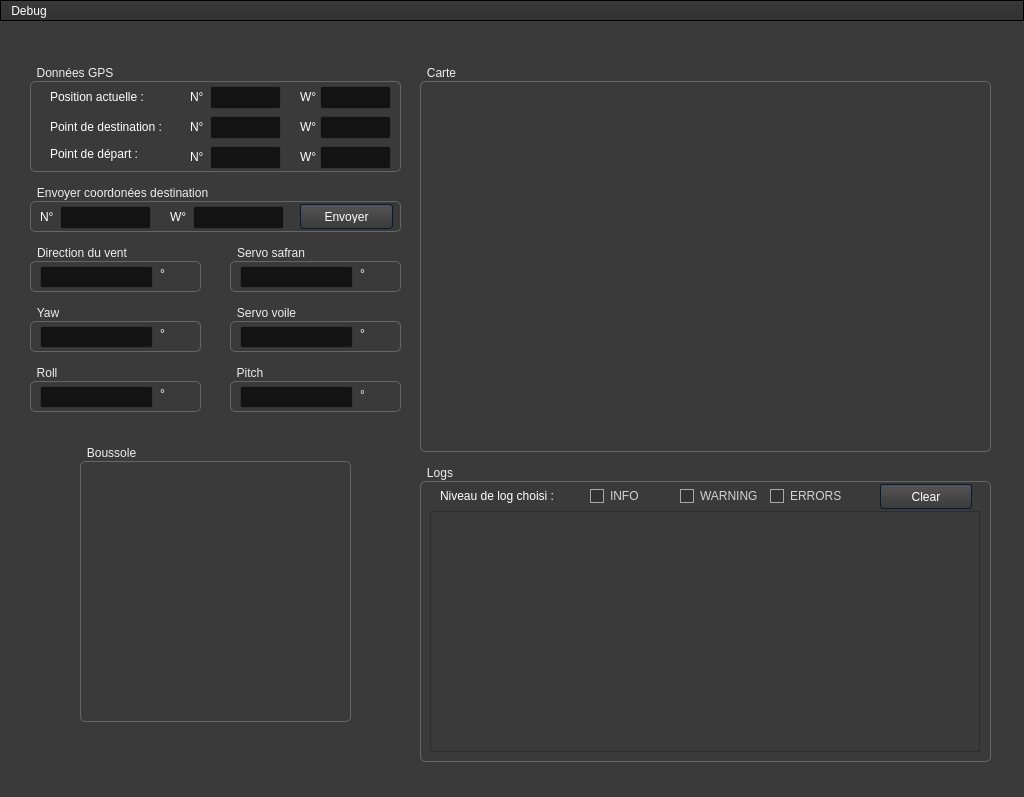
<?xml version="1.0" encoding="UTF-8"?>
<ui version="4.0">
 <class>MainWindow</class>
 <widget class="QMainWindow" name="MainWindow">
  <property name="geometry">
   <rect>
    <x>0</x>
    <y>0</y>
    <width>1024</width>
    <height>797</height>
   </rect>
  </property>
  <property name="windowTitle">
   <string>MainWindow</string>
  </property>
  <property name="styleSheet">
   <string notr="true">/*Copyright (c) DevSec Studio. All rights reserved.

MIT License

Permission is hereby granted, free of charge, to any person obtaining a copy
of this software and associated documentation files (the &quot;Software&quot;), to deal
in the Software without restriction, including without limitation the rights
to use, copy, modify, merge, publish, distribute, sublicense, and/or sell
copies of the Software, and to permit persons to whom the Software is
furnished to do so, subject to the following conditions:

The above copyright notice and this permission notice shall be included in all
copies or substantial portions of the Software.

THE SOFTWARE IS PROVIDED *AS IS*, WITHOUT WARRANTY OF ANY KIND, EXPRESS OR
IMPLIED, INCLUDING BUT NOT LIMITED TO THE WARRANTIES OF MERCHANTABILITY,
FITNESS FOR A PARTICULAR PURPOSE AND NONINFRINGEMENT. IN NO EVENT SHALL THE
AUTHORS OR COPYRIGHT HOLDERS BE LIABLE FOR ANY CLAIM, DAMAGES OR OTHER
LIABILITY, WHETHER IN AN ACTION OF CONTRACT, TORT OR OTHERWISE, ARISING FROM,
OUT OF OR IN CONNECTION WITH THE SOFTWARE OR THE USE OR OTHER DEALINGS IN THE SOFTWARE.
*/

/*-----QWidget-----*/
QWidget
{
	background-color: #3a3a3a;
	color: #fff;
	selection-background-color: #b78620;
	selection-color: #000;

}


/*-----QLabel-----*/
QLabel
{
	background-color: transparent;
	color: #fff;

}


/*-----QMenuBar-----*/
QMenuBar 
{
	background-color: qlineargradient(spread:repeat, x1:1, y1:0, x2:1, y2:1, stop:0 rgba(57, 57, 57, 255),stop:1 rgba(50, 50, 50, 255));
	border: 1px solid #000;
	color: #fff;

}


QMenuBar::item 
{
	background-color: transparent;

}


QMenuBar::item:selected 
{
	background-color: rgba(183, 134, 32, 20%);
	border: 1px solid #b78620;
	color: #fff;

}


QMenuBar::item:pressed 
{
	background-color: rgb(183, 134, 32);
	border: 1px solid #b78620;
	color: #fff;

}


/*-----QMenu-----*/
QMenu
{
    background-color: qlineargradient(spread:repeat, x1:1, y1:0, x2:1, y2:1, stop:0 rgba(57, 57, 57, 255),stop:1 rgba(50, 50, 50, 255));
    border: 1px solid #222;
    padding: 4px;
	color: #fff;

}


QMenu::item
{
    background-color: transparent;
    padding: 2px 20px 2px 20px;

}


QMenu::separator
{
   	background-color: rgb(183, 134, 32);
	height: 1px;

}


QMenu::item:disabled
{
    color: #555;
    background-color: transparent;
    padding: 2px 20px 2px 20px;

}


QMenu::item:selected
{
	background-color: rgba(183, 134, 32, 20%);
	border: 1px solid #b78620;
	color: #fff;

}


/*-----QToolBar-----*/
QToolBar
{
	background-color: qlineargradient(spread:repeat, x1:1, y1:0, x2:1, y2:1, stop:0 rgba(69, 69, 69, 255),stop:1 rgba(58, 58, 58, 255));
	border-top: none;
	border-bottom: 1px solid #4f4f4f;
	border-left: 1px solid #4f4f4f;
	border-right: 1px solid #4f4f4f;

}


QToolBar::separator
{
	background-color: #2e2e2e;
	width: 1px;

}


/*-----QToolButton-----*/
QToolButton 
{
	background-color: transparent;
	color: #fff;
	padding: 5px;
	padding-left: 8px;
	padding-right: 8px;
	margin-left: 1px;
}


QToolButton:hover
{
	background-color: rgba(183, 134, 32, 20%);
	border: 1px solid #b78620;
	color: #fff;
	
}


QToolButton:pressed
{
	background-color: qlineargradient(spread:repeat, x1:1, y1:0, x2:1, y2:1, stop:0 rgba(57, 57, 57, 255),stop:1 rgba(50, 50, 50, 255));
	border: 1px solid #b78620;

}


QToolButton:checked
{
	background-color: qlineargradient(spread:repeat, x1:1, y1:0, x2:1, y2:1, stop:0 rgba(57, 57, 57, 255),stop:1 rgba(50, 50, 50, 255));
	border: 1px solid #222;
}


/*-----QPushButton-----*/
QPushButton
{
	background-color: qlineargradient(spread:repeat, x1:1, y1:0, x2:1, y2:1, stop:0 rgba(84, 84, 84, 255),stop:1 rgba(59, 59, 59, 255));
	color: #ffffff;
	min-width: 80px;
	border-style: solid;
	border-width: 1px;
	border-radius: 3px;
	border-color: #051a39;
	padding: 5px;

}


QPushButton::flat
{
	background-color: transparent;
	border: none;
	color: #fff;

}


QPushButton::disabled
{
	background-color: #404040;
	color: #656565;
	border-color: #051a39;

}


QPushButton::hover
{
	background-color: rgba(183, 134, 32, 20%);
	border: 1px solid #b78620;

}


QPushButton::pressed
{
	background-color: qlineargradient(spread:repeat, x1:1, y1:0, x2:1, y2:1, stop:0 rgba(74, 74, 74, 255),stop:1 rgba(49, 49, 49, 255));
	border: 1px solid #b78620;

}


QPushButton::checked
{
	background-color: qlineargradient(spread:repeat, x1:1, y1:0, x2:1, y2:1, stop:0 rgba(74, 74, 74, 255),stop:1 rgba(49, 49, 49, 255));
	border: 1px solid #222;

}


/*-----QLineEdit-----*/
QLineEdit
{
	background-color: #131313;
	color : #eee;
	border: 1px solid #343434;
	border-radius: 2px;
	padding: 3px;
	padding-left: 5px;

}


/*-----QPlainTExtEdit-----*/
QPlainTextEdit
{
	background-color: #131313;
	color : #eee;
	border: 1px solid #343434;
	border-radius: 2px;
	padding: 3px;
	padding-left: 5px;

}


/*-----QTabBar-----*/
QTabBar::tab
{
	background-color: qlineargradient(spread:repeat, x1:1, y1:0, x2:1, y2:1, stop:0 rgba(84, 84, 84, 255),stop:1 rgba(59, 59, 59, 255));
	color: #ffffff;
	border-style: solid;
	border-width: 1px;
	border-color: #666;
	border-bottom: none;
	padding: 5px;
	padding-left: 15px;
	padding-right: 15px;

}


QTabWidget::pane 
{
	background-color: red;
	border: 1px solid #666;
	top: 1px;

}


QTabBar::tab:last
{
	margin-right: 0; 

}


QTabBar::tab:first:!selected
{
	background-color: #0c0c0d;
	margin-left: 0px;

}


QTabBar::tab:!selected
{
	color: #b1b1b1;
	border-bottom-style: solid;
	background-color: #0c0c0d;

}


QTabBar::tab:selected
{
	margin-bottom: 0px;

}


QTabBar::tab:!selected:hover
{
	border-top-color: #b78620;

}


/*-----QComboBox-----*/
QComboBox
{
    background-color: qlineargradient(spread:repeat, x1:1, y1:0, x2:1, y2:1, stop:0 rgba(84, 84, 84, 255),stop:1 rgba(59, 59, 59, 255));
    border: 1px solid #000;
    padding-left: 6px;
    color: #ffffff;
    height: 20px;

}


QComboBox::disabled
{
	background-color: #404040;
	color: #656565;
	border-color: #051a39;

}


QComboBox:on
{
    background-color: #b78620;
	color: #000;

}


QComboBox QAbstractItemView
{
    background-color: #383838;
    color: #ffffff;
    border: 1px solid black;
    selection-background-color: #b78620;
    outline: 0;

}


QComboBox::drop-down
{
	background-color: qlineargradient(spread:repeat, x1:1, y1:0, x2:1, y2:1, stop:0 rgba(57, 57, 57, 255),stop:1 rgba(50, 50, 50, 255));
    subcontrol-origin: padding;
    subcontrol-position: top right;
    width: 15px;
    border-left-width: 1px;
    border-left-color: black;
    border-left-style: solid; 

}


QComboBox::down-arrow
{
    image: url(://arrow-down.png);
    width: 8px;
    height: 8px;
}


/*-----QSpinBox &amp; QDateTimeEdit-----*/
QSpinBox,
QDateTimeEdit 
{
    background-color: #131313;
	color : #eee;
	border: 1px solid #343434;
	padding: 3px;
	padding-left: 5px;
    border-radius : 2px;

}


QSpinBox::up-button, 
QDateTimeEdit::up-button
{
	border-top-right-radius:2px;
	background-color: #777777;
    width: 16px; 
    border-width: 1px;

}


QSpinBox::up-button:hover, 
QDateTimeEdit::up-button:hover
{
	background-color: #585858;

}


QSpinBox::up-button:pressed, 
QDateTimeEdit::up-button:pressed
{
	background-color: #252525;
    width: 16px; 
    border-width: 1px;

}


QSpinBox::up-arrow,
QDateTimeEdit::up-arrow
{
    image: url(://arrow-up.png);
    width: 7px;
    height: 7px;

}


QSpinBox::down-button, 
QDateTimeEdit::down-button
{
	border-bottom-right-radius:2px;
	background-color: #777777;
    width: 16px; 
    border-width: 1px;

}


QSpinBox::down-button:hover, 
QDateTimeEdit::down-button:hover
{
	background-color: #585858;

}


QSpinBox::down-button:pressed, 
QDateTimeEdit::down-button:pressed
{
	background-color: #252525;
    width: 16px; 
    border-width: 1px;

}


QSpinBox::down-arrow,
QDateTimeEdit::down-arrow
{
    image: url(://arrow-down.png);
    width: 7px;
    height: 7px;

}


/*-----QGroupBox-----*/
QGroupBox 
{
    border: 1px solid;
    border-color: #666666;
	border-radius: 5px;
    margin-top: 20px;

}


QGroupBox::title  
{
    background-color: transparent;
    color: #eee;
    subcontrol-origin: margin;
    padding: 5px;
	border-top-left-radius: 3px;
	border-top-right-radius: 3px;

}


/*-----QHeaderView-----*/
QHeaderView::section
{
    background-color: qlineargradient(spread:repeat, x1:1, y1:0, x2:1, y2:1, stop:0 rgba(60, 60, 60, 255),stop:1 rgba(50, 50, 50, 255));
	border: 1px solid #000;
    color: #fff;
    text-align: left;
	padding: 4px;
	
}


QHeaderView::section:disabled
{
    background-color: #525251;
    color: #656565;

}


QHeaderView::section:checked
{
    background-color: qlineargradient(spread:repeat, x1:1, y1:0, x2:1, y2:1, stop:0 rgba(60, 60, 60, 255),stop:1 rgba(50, 50, 50, 255));
    color: #fff;

}


QHeaderView::section::vertical::first,
QHeaderView::section::vertical::only-one
{
    border-top: 1px solid #353635;

}


QHeaderView::section::vertical
{
    border-top: 1px solid #353635;

}


QHeaderView::section::horizontal::first,
QHeaderView::section::horizontal::only-one
{
    border-left: 1px solid #353635;

}


QHeaderView::section::horizontal
{
    border-left: 1px solid #353635;

}


QTableCornerButton::section
{
    background-color: qlineargradient(spread:repeat, x1:1, y1:0, x2:1, y2:1, stop:0 rgba(60, 60, 60, 255),stop:1 rgba(50, 50, 50, 255));
	border: 1px solid #000;
    color: #fff;

}


/*-----QTreeWidget-----*/
QTreeView
{
	show-decoration-selected: 1;
	alternate-background-color: #3a3a3a;
	selection-color: #fff;
	background-color: #2d2d2d;
	border: 1px solid gray;
	padding-top : 5px;
	color: #fff;
	font: 8pt;

}


QTreeView::item:selected
{
	color:#fff;
	background-color: #b78620;
	border-radius: 0px;

}


QTreeView::item:!selected:hover
{
    background-color: #262626;
    border: none;
    color: white;

}


QTreeView::branch:has-children:!has-siblings:closed,
QTreeView::branch:closed:has-children:has-siblings 
{
	image: url(://tree-closed.png);

}


QTreeView::branch:open:has-children:!has-siblings,
QTreeView::branch:open:has-children:has-siblings  
{
	image: url(://tree-open.png);

}


/*-----QListView-----*/
QListView 
{
	background-color: qlineargradient(spread:repeat, x1:1, y1:0, x2:1, y2:1, stop:0 rgba(83, 83, 83, 255),stop:0.293269 rgba(81, 81, 81, 255),stop:0.634615 rgba(79, 79, 79, 255),stop:1 rgba(83, 83, 83, 255));
    border : none;
    color: white;
    show-decoration-selected: 1; 
    outline: 0;
	border: 1px solid gray;

}


QListView::disabled 
{
	background-color: #656565;
	color: #1b1b1b;
    border: 1px solid #656565;

}


QListView::item 
{
	background-color: #2d2d2d;
    padding: 1px;

}


QListView::item:alternate 
{
    background-color: #3a3a3a;

}


QListView::item:selected 
{
	background-color: #b78620;
	border: 1px solid #b78620;
	color: #fff;

}


QListView::item:selected:!active 
{
	background-color: #b78620;
	border: 1px solid #b78620;
	color: #fff;

}


QListView::item:selected:active 
{
	background-color: #b78620;
	border: 1px solid #b78620;
	color: #fff;

}


QListView::item:hover {
    background-color: #262626;
    border: none;
    color: white;

}


/*-----QCheckBox-----*/
QCheckBox
{
	background-color: transparent;
    color: lightgray;
	border: none;

}


QCheckBox::indicator
{
    background-color: #323232;
    border: 1px solid darkgray;
    width: 12px;
    height: 12px;

}


QCheckBox::indicator:checked
{
    image:url(&quot;./ressources/check.png&quot;);
	background-color: #b78620;
    border: 1px solid #3a546e;

}


QCheckBox::indicator:unchecked:hover
{
	border: 1px solid #b78620; 

}


QCheckBox::disabled
{
	color: #656565;

}


QCheckBox::indicator:disabled
{
	background-color: #656565;
	color: #656565;
    border: 1px solid #656565;

}


/*-----QRadioButton-----*/
QRadioButton 
{
	color: lightgray;
	background-color: transparent;

}


QRadioButton::indicator::unchecked:hover 
{
	background-color: lightgray;
	border: 2px solid #b78620;
	border-radius: 6px;
}


QRadioButton::indicator::checked 
{
	border: 2px solid #b78620;
	border-radius: 6px;
	background-color: rgba(183,134,32,20%);  
	width: 9px; 
	height: 9px; 

}


/*-----QSlider-----*/
QSlider::groove:horizontal 
{
	background-color: transparent;
	height: 3px;

}


QSlider::sub-page:horizontal 
{
	background-color: #b78620;

}


QSlider::add-page:horizontal 
{
	background-color: #131313;

}


QSlider::handle:horizontal 
{
	background-color: #b78620;
	width: 14px;
	margin-top: -6px;
	margin-bottom: -6px;
	border-radius: 6px;

}


QSlider::handle:horizontal:hover 
{
	background-color: #d89e25;
	border-radius: 6px;

}


QSlider::sub-page:horizontal:disabled 
{
	background-color: #bbb;
	border-color: #999;

}


QSlider::add-page:horizontal:disabled 
{
	background-color: #eee;
	border-color: #999;

}


QSlider::handle:horizontal:disabled 
{
	background-color: #eee;
	border: 1px solid #aaa;
	border-radius: 3px;

}


/*-----QScrollBar-----*/
QScrollBar:horizontal
{
    border: 1px solid #222222;
    background-color: #3d3d3d;
    height: 15px;
    margin: 0px 16px 0 16px;

}


QScrollBar::handle:horizontal
{
	background-color: qlineargradient(spread:repeat, x1:1, y1:0, x2:1, y2:1, stop:0 rgba(97, 97, 97, 255),stop:1 rgba(90, 90, 90, 255));
	border: 1px solid #2d2d2d;
    min-height: 20px;

}


QScrollBar::add-line:horizontal
{
	background-color: qlineargradient(spread:repeat, x1:1, y1:0, x2:1, y2:1, stop:0 rgba(97, 97, 97, 255),stop:1 rgba(90, 90, 90, 255));
	border: 1px solid #2d2d2d;
    width: 15px;
    subcontrol-position: right;
    subcontrol-origin: margin;

}


QScrollBar::sub-line:horizontal
{
	background-color: qlineargradient(spread:repeat, x1:1, y1:0, x2:1, y2:1, stop:0 rgba(97, 97, 97, 255),stop:1 rgba(90, 90, 90, 255));
	border: 1px solid #2d2d2d;
    width: 15px;
    subcontrol-position: left;
    subcontrol-origin: margin;

}


QScrollBar::right-arrow:horizontal
{
    image: url(://arrow-right.png);
    width: 6px;
    height: 6px;

}


QScrollBar::left-arrow:horizontal
{
    image: url(://arrow-left.png);
    width: 6px;
    height: 6px;

}


QScrollBar::add-page:horizontal, QScrollBar::sub-page:horizontal
{
    background: none;

}


QScrollBar:vertical
{
    background-color: #3d3d3d;
    width: 16px;
	border: 1px solid #2d2d2d;
    margin: 16px 0px 16px 0px;

}


QScrollBar::handle:vertical
{
    background-color: qlineargradient(spread:repeat, x1:1, y1:0, x2:1, y2:1, stop:0 rgba(97, 97, 97, 255),stop:1 rgba(90, 90, 90, 255));
	border: 1px solid #2d2d2d;
    min-height: 20px;

}


QScrollBar::add-line:vertical
{
	background-color: qlineargradient(spread:repeat, x1:1, y1:0, x2:1, y2:1, stop:0 rgba(97, 97, 97, 255),stop:1 rgba(90, 90, 90, 255));
	border: 1px solid #2d2d2d;
    height: 15px;
    subcontrol-position: bottom;
    subcontrol-origin: margin;

}


QScrollBar::sub-line:vertical
{
	background-color: qlineargradient(spread:repeat, x1:1, y1:0, x2:1, y2:1, stop:0 rgba(97, 97, 97, 255),stop:1 rgba(90, 90, 90, 255));
	border: 1px solid #2d2d2d;
    height: 15px;
    subcontrol-position: top;
    subcontrol-origin: margin;

}


QScrollBar::up-arrow:vertical
{
    image: url(://arrow-up.png);
    width: 6px;
    height: 6px;

}


QScrollBar::down-arrow:vertical
{
    image: url(://arrow-down.png);
    width: 6px;
    height: 6px;

}


QScrollBar::add-page:vertical, QScrollBar::sub-page:vertical
{
    background: none;

}


/*-----QProgressBar-----*/
QProgressBar
{
    border: 1px solid #666666;
    text-align: center;
	color: #000;
	font-weight: bold;

}


QProgressBar::chunk
{
    background-color: #b78620;
    width: 30px;
    margin: 0.5px;

}

</string>
  </property>
  <widget class="QWidget" name="centralwidget">
   <widget class="QGroupBox" name="groupBox">
    <property name="geometry">
     <rect>
      <x>30</x>
      <y>40</y>
      <width>371</width>
      <height>111</height>
     </rect>
    </property>
    <property name="title">
     <string>Données GPS</string>
    </property>
    <widget class="QLabel" name="label">
     <property name="geometry">
      <rect>
       <x>20</x>
       <y>28</y>
       <width>111</width>
       <height>16</height>
      </rect>
     </property>
     <property name="text">
      <string>Position actuelle :</string>
     </property>
    </widget>
    <widget class="QLabel" name="label_2">
     <property name="geometry">
      <rect>
       <x>20</x>
       <y>58</y>
       <width>131</width>
       <height>16</height>
      </rect>
     </property>
     <property name="text">
      <string>Point de destination :</string>
     </property>
    </widget>
    <widget class="QLabel" name="label_3">
     <property name="geometry">
      <rect>
       <x>20</x>
       <y>85</y>
       <width>131</width>
       <height>16</height>
      </rect>
     </property>
     <property name="text">
      <string>Point de départ :</string>
     </property>
    </widget>
    <widget class="QLabel" name="label_4">
     <property name="geometry">
      <rect>
       <x>160</x>
       <y>25</y>
       <width>16</width>
       <height>21</height>
      </rect>
     </property>
     <property name="text">
      <string>N°</string>
     </property>
    </widget>
    <widget class="QLabel" name="label_5">
     <property name="geometry">
      <rect>
       <x>270</x>
       <y>25</y>
       <width>21</width>
       <height>21</height>
      </rect>
     </property>
     <property name="text">
      <string>W°</string>
     </property>
    </widget>
    <widget class="QLabel" name="label_6">
     <property name="geometry">
      <rect>
       <x>270</x>
       <y>55</y>
       <width>21</width>
       <height>21</height>
      </rect>
     </property>
     <property name="text">
      <string>W°</string>
     </property>
    </widget>
    <widget class="QLabel" name="label_7">
     <property name="geometry">
      <rect>
       <x>160</x>
       <y>55</y>
       <width>16</width>
       <height>21</height>
      </rect>
     </property>
     <property name="text">
      <string>N°</string>
     </property>
    </widget>
    <widget class="QLabel" name="label_8">
     <property name="geometry">
      <rect>
       <x>270</x>
       <y>85</y>
       <width>21</width>
       <height>21</height>
      </rect>
     </property>
     <property name="text">
      <string>W°</string>
     </property>
    </widget>
    <widget class="QLabel" name="label_9">
     <property name="geometry">
      <rect>
       <x>160</x>
       <y>85</y>
       <width>16</width>
       <height>21</height>
      </rect>
     </property>
     <property name="text">
      <string>N°</string>
     </property>
    </widget>
    <widget class="QLineEdit" name="lineEdit_location_N">
     <property name="geometry">
      <rect>
       <x>180</x>
       <y>25</y>
       <width>71</width>
       <height>23</height>
      </rect>
     </property>
    </widget>
    <widget class="QLineEdit" name="lineEdit_dest_location_N">
     <property name="geometry">
      <rect>
       <x>180</x>
       <y>55</y>
       <width>71</width>
       <height>23</height>
      </rect>
     </property>
    </widget>
    <widget class="QLineEdit" name="lineEdit_init_location_N">
     <property name="geometry">
      <rect>
       <x>180</x>
       <y>85</y>
       <width>71</width>
       <height>23</height>
      </rect>
     </property>
    </widget>
    <widget class="QLineEdit" name="lineEdit_location_W">
     <property name="geometry">
      <rect>
       <x>290</x>
       <y>25</y>
       <width>71</width>
       <height>23</height>
      </rect>
     </property>
    </widget>
    <widget class="QLineEdit" name="lineEdit_dest_location_W">
     <property name="geometry">
      <rect>
       <x>290</x>
       <y>55</y>
       <width>71</width>
       <height>23</height>
      </rect>
     </property>
    </widget>
    <widget class="QLineEdit" name="lineEdit_init_location_W">
     <property name="geometry">
      <rect>
       <x>290</x>
       <y>85</y>
       <width>71</width>
       <height>23</height>
      </rect>
     </property>
    </widget>
   </widget>
   <widget class="QGroupBox" name="groupBox_2">
    <property name="geometry">
     <rect>
      <x>80</x>
      <y>420</y>
      <width>271</width>
      <height>281</height>
     </rect>
    </property>
    <property name="title">
     <string>Boussole</string>
    </property>
    <widget class="QLabel" name="label_image_compass">
     <property name="geometry">
      <rect>
       <x>10</x>
       <y>20</y>
       <width>250</width>
       <height>250</height>
      </rect>
     </property>
     <property name="text">
      <string/>
     </property>
    </widget>
    <widget class="QLabel" name="label_red_arrow">
     <property name="geometry">
      <rect>
       <x>81</x>
       <y>90</y>
       <width>111</width>
       <height>111</height>
      </rect>
     </property>
     <property name="text">
      <string/>
     </property>
    </widget>
   </widget>
   <widget class="QGroupBox" name="groupBox_3">
    <property name="geometry">
     <rect>
      <x>30</x>
      <y>220</y>
      <width>171</width>
      <height>51</height>
     </rect>
    </property>
    <property name="title">
     <string>Direction du vent</string>
    </property>
    <widget class="QLineEdit" name="lineEdit_wind_direction">
     <property name="geometry">
      <rect>
       <x>10</x>
       <y>25</y>
       <width>113</width>
       <height>22</height>
      </rect>
     </property>
    </widget>
    <widget class="QLabel" name="label_15">
     <property name="geometry">
      <rect>
       <x>130</x>
       <y>25</y>
       <width>31</width>
       <height>16</height>
      </rect>
     </property>
     <property name="text">
      <string>°</string>
     </property>
    </widget>
   </widget>
   <widget class="QGroupBox" name="groupBox_4">
    <property name="geometry">
     <rect>
      <x>30</x>
      <y>280</y>
      <width>171</width>
      <height>51</height>
     </rect>
    </property>
    <property name="title">
     <string>Yaw</string>
    </property>
    <widget class="QLineEdit" name="lineEdit_yaw">
     <property name="geometry">
      <rect>
       <x>10</x>
       <y>25</y>
       <width>113</width>
       <height>22</height>
      </rect>
     </property>
    </widget>
    <widget class="QLabel" name="label_16">
     <property name="geometry">
      <rect>
       <x>130</x>
       <y>25</y>
       <width>31</width>
       <height>16</height>
      </rect>
     </property>
     <property name="text">
      <string>°</string>
     </property>
    </widget>
   </widget>
   <widget class="QGroupBox" name="groupBox_5">
    <property name="geometry">
     <rect>
      <x>230</x>
      <y>220</y>
      <width>171</width>
      <height>51</height>
     </rect>
    </property>
    <property name="title">
     <string>Servo safran</string>
    </property>
    <widget class="QLineEdit" name="lineEdit_servo_safran">
     <property name="geometry">
      <rect>
       <x>10</x>
       <y>25</y>
       <width>113</width>
       <height>22</height>
      </rect>
     </property>
    </widget>
    <widget class="QLabel" name="label_17">
     <property name="geometry">
      <rect>
       <x>130</x>
       <y>25</y>
       <width>31</width>
       <height>16</height>
      </rect>
     </property>
     <property name="text">
      <string>°</string>
     </property>
    </widget>
   </widget>
   <widget class="QGroupBox" name="groupBox_6">
    <property name="geometry">
     <rect>
      <x>230</x>
      <y>280</y>
      <width>171</width>
      <height>51</height>
     </rect>
    </property>
    <property name="title">
     <string>Servo voile</string>
    </property>
    <widget class="QLineEdit" name="lineEdit_servo_voile">
     <property name="geometry">
      <rect>
       <x>10</x>
       <y>25</y>
       <width>113</width>
       <height>22</height>
      </rect>
     </property>
    </widget>
    <widget class="QLabel" name="label_18">
     <property name="geometry">
      <rect>
       <x>130</x>
       <y>25</y>
       <width>31</width>
       <height>16</height>
      </rect>
     </property>
     <property name="text">
      <string>°</string>
     </property>
    </widget>
   </widget>
   <widget class="QGroupBox" name="groupBox_7">
    <property name="geometry">
     <rect>
      <x>30</x>
      <y>160</y>
      <width>371</width>
      <height>51</height>
     </rect>
    </property>
    <property name="title">
     <string>Envoyer coordonées destination</string>
    </property>
    <widget class="QLabel" name="label_13">
     <property name="geometry">
      <rect>
       <x>140</x>
       <y>25</y>
       <width>21</width>
       <height>21</height>
      </rect>
     </property>
     <property name="text">
      <string>W°</string>
     </property>
    </widget>
    <widget class="QLabel" name="label_14">
     <property name="geometry">
      <rect>
       <x>10</x>
       <y>25</y>
       <width>16</width>
       <height>21</height>
      </rect>
     </property>
     <property name="text">
      <string>N°</string>
     </property>
    </widget>
    <widget class="QLineEdit" name="lineEdit_new_dest_location_W">
     <property name="geometry">
      <rect>
       <x>163</x>
       <y>25</y>
       <width>91</width>
       <height>23</height>
      </rect>
     </property>
     <property name="text">
      <string/>
     </property>
    </widget>
    <widget class="QLineEdit" name="lineEdit_new_dest_location_N">
     <property name="geometry">
      <rect>
       <x>30</x>
       <y>25</y>
       <width>91</width>
       <height>23</height>
      </rect>
     </property>
    </widget>
    <widget class="QPushButton" name="pushButton_change_dest_coordinates">
     <property name="geometry">
      <rect>
       <x>270</x>
       <y>23</y>
       <width>93</width>
       <height>25</height>
      </rect>
     </property>
     <property name="styleSheet">
      <string notr="true"/>
     </property>
     <property name="text">
      <string>Envoyer</string>
     </property>
    </widget>
   </widget>
   <widget class="QGroupBox" name="groupBox_8">
    <property name="geometry">
     <rect>
      <x>420</x>
      <y>40</y>
      <width>571</width>
      <height>391</height>
     </rect>
    </property>
    <property name="title">
     <string>Carte</string>
    </property>
    <widget class="QLabel" name="label_image_map">
     <property name="geometry">
      <rect>
       <x>10</x>
       <y>20</y>
       <width>551</width>
       <height>361</height>
      </rect>
     </property>
     <property name="text">
      <string/>
     </property>
    </widget>
    <widget class="QLabel" name="label_boat">
     <property name="geometry">
      <rect>
       <x>190</x>
       <y>200</y>
       <width>20</width>
       <height>20</height>
      </rect>
     </property>
     <property name="text">
      <string/>
     </property>
    </widget>
   </widget>
   <widget class="QGroupBox" name="groupBox_9">
    <property name="geometry">
     <rect>
      <x>420</x>
      <y>440</y>
      <width>571</width>
      <height>301</height>
     </rect>
    </property>
    <property name="title">
     <string>Logs</string>
    </property>
    <widget class="QLabel" name="label_20">
     <property name="geometry">
      <rect>
       <x>20</x>
       <y>27</y>
       <width>131</width>
       <height>16</height>
      </rect>
     </property>
     <property name="text">
      <string>Niveau de log choisi :</string>
     </property>
    </widget>
    <widget class="QCheckBox" name="checkBox_log_level_info">
     <property name="geometry">
      <rect>
       <x>170</x>
       <y>25</y>
       <width>81</width>
       <height>20</height>
      </rect>
     </property>
     <property name="text">
      <string>INFO</string>
     </property>
     <property name="checked">
      <bool>true</bool>
     </property>
    </widget>
    <widget class="QCheckBox" name="checkBox_log_level_errors">
     <property name="geometry">
      <rect>
       <x>350</x>
       <y>25</y>
       <width>81</width>
       <height>20</height>
      </rect>
     </property>
     <property name="text">
      <string>ERRORS</string>
     </property>
     <property name="checked">
      <bool>true</bool>
     </property>
    </widget>
    <widget class="QCheckBox" name="checkBox_log_level_warnings">
     <property name="geometry">
      <rect>
       <x>260</x>
       <y>25</y>
       <width>81</width>
       <height>20</height>
      </rect>
     </property>
     <property name="text">
      <string>WARNING</string>
     </property>
     <property name="checked">
      <bool>true</bool>
     </property>
    </widget>
    <widget class="QTextEdit" name="textEdit_logs">
     <property name="geometry">
      <rect>
       <x>10</x>
       <y>50</y>
       <width>550</width>
       <height>241</height>
      </rect>
     </property>
     <property name="html">
      <string>&lt;!DOCTYPE HTML PUBLIC &quot;-//W3C//DTD HTML 4.0//EN&quot; &quot;http://www.w3.org/TR/REC-html40/strict.dtd&quot;&gt;
&lt;html&gt;&lt;head&gt;&lt;meta name=&quot;qrichtext&quot; content=&quot;1&quot; /&gt;&lt;style type=&quot;text/css&quot;&gt;
p, li { white-space: pre-wrap; }
&lt;/style&gt;&lt;/head&gt;&lt;body style=&quot; font-family:'MS Shell Dlg 2'; font-size:7.8pt; font-weight:400; font-style:normal;&quot;&gt;
&lt;p style=&quot;-qt-paragraph-type:empty; margin-top:0px; margin-bottom:0px; margin-left:0px; margin-right:0px; -qt-block-indent:0; text-indent:0px;&quot;&gt;&lt;br /&gt;&lt;/p&gt;&lt;/body&gt;&lt;/html&gt;</string>
     </property>
    </widget>
    <widget class="QPushButton" name="pushButton_clear_console">
     <property name="geometry">
      <rect>
       <x>460</x>
       <y>23</y>
       <width>92</width>
       <height>25</height>
      </rect>
     </property>
     <property name="text">
      <string>Clear</string>
     </property>
    </widget>
   </widget>
   <widget class="QGroupBox" name="groupBox_11">
    <property name="geometry">
     <rect>
      <x>230</x>
      <y>340</y>
      <width>171</width>
      <height>51</height>
     </rect>
    </property>
    <property name="title">
     <string>Pitch</string>
    </property>
    <widget class="QLineEdit" name="lineEdit_pitch">
     <property name="geometry">
      <rect>
       <x>10</x>
       <y>25</y>
       <width>113</width>
       <height>22</height>
      </rect>
     </property>
    </widget>
    <widget class="QLabel" name="label_19">
     <property name="geometry">
      <rect>
       <x>130</x>
       <y>26</y>
       <width>31</width>
       <height>16</height>
      </rect>
     </property>
     <property name="text">
      <string>°</string>
     </property>
    </widget>
   </widget>
   <widget class="QGroupBox" name="groupBox_12">
    <property name="geometry">
     <rect>
      <x>30</x>
      <y>340</y>
      <width>171</width>
      <height>51</height>
     </rect>
    </property>
    <property name="title">
     <string>Roll</string>
    </property>
    <widget class="QLineEdit" name="lineEdit_roll">
     <property name="geometry">
      <rect>
       <x>10</x>
       <y>25</y>
       <width>113</width>
       <height>22</height>
      </rect>
     </property>
    </widget>
    <widget class="QLabel" name="label_21">
     <property name="geometry">
      <rect>
       <x>130</x>
       <y>25</y>
       <width>31</width>
       <height>16</height>
      </rect>
     </property>
     <property name="text">
      <string>°</string>
     </property>
    </widget>
   </widget>
  </widget>
  <widget class="QMenuBar" name="menubar">
   <property name="geometry">
    <rect>
     <x>0</x>
     <y>0</y>
     <width>1024</width>
     <height>28</height>
    </rect>
   </property>
   <widget class="QMenu" name="menuDebug">
    <property name="title">
     <string>Debug</string>
    </property>
    <addaction name="actionCommande"/>
    <addaction name="actionDonn_e"/>
   </widget>
   <addaction name="menuDebug"/>
  </widget>
  <widget class="QStatusBar" name="statusbar"/>
  <action name="actionCommande">
   <property name="text">
    <string>Commande</string>
   </property>
  </action>
  <action name="actionDonn_e">
   <property name="text">
    <string>Donnée</string>
   </property>
  </action>
 </widget>
 <resources/>
 <connections/>
</ui>
